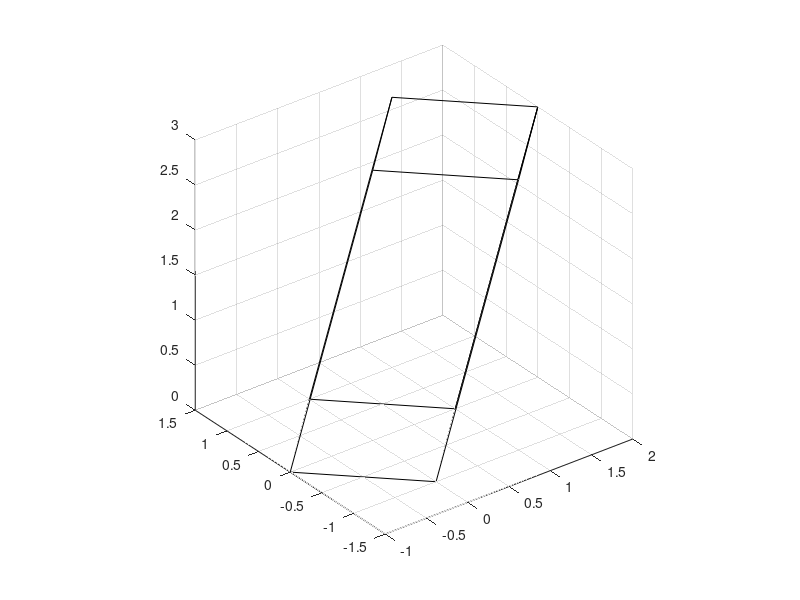

Source code (MATLAB):
clear all

d1=[1,0,0];
d2=[0,1,0];
d3=[-1,0,0];
d4=[0,-1,0];

d5=[2,0,3];
d6=[1,1,3];
d7=[0,0,3];
d8=[1,-1,3];

% 根据xy的坐标生成底面
x1=[d1(1),d2(1),d3(1),d4(1),d1(1)];
y1=[d1(2),d2(2),d3(2),d4(2),d1(2)];
z1=[d1(3),d2(3),d3(3),d4(3),d1(3)];

% 根据xy的坐标生成顶面
x2=[d5(1),d6(1),d7(1),d8(1),d5(1)];
y2=[d5(2),d6(2),d7(2),d8(2),d5(2)];
z2=[d5(3),d6(3),d7(3),d8(3),d5(3)];

x=[x1;x2];
y=[y1;y2];
z=[z1;z2];

figure(1)
mesh(x,y,z)
colormap(gray(1))
hidden off
axis equal
axis on
grid on